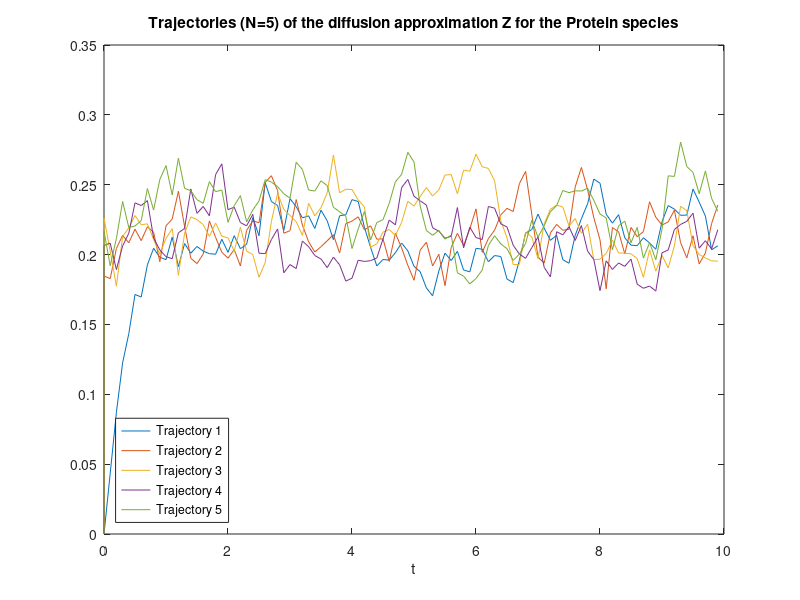

Here is the MATLAB script that generated this plot: (Note: this script raises an error after producing the figure.)
% Approximate, using stochastic differential equations, a concentration process X_omega = X(t)/omega = (mRNA(t)/omega, Protein(t)/omega),
% where omega is the volume of the system, for an example gene expression network which incorporates transcriptional feedback from the protein
% molecules to enhance mRNA degradation.

% Two approximations are employed, the Diffusion or Langevin Approximation and the Van Kampen or Linear Noise Approximation.
% Both of them make use of Brownian motion.

% Number of trajectories
P = 5; 

omega = 1000;
k_r = 1;
g_r = 10;
k_p = 5;
g_p = 2;
g_fb = 6;

% Initialize
t=0;
Z = [0 0];
Z_results = [Z];
time = [t];

% Define stoichiometry matrix
s1 = [1 0];
s2 = [-1 0];
s3 = [0 1];
s4 = [0 -1];
S_k = [s1; s2; s3; s4]';

% Define timestep
Delta_t = 0.1;

%%

% Solve the stochastic differential equation (SDE) for the Diffusion
% (Langevin) Approximation of the concentration process X_omega, using the
% Euler-Maruyama scheme

for j=1:P
    
for i=0:99
    
    t_i = i*Delta_t;
    
    % Calculate propensity functions for w_k(z(t))
    w_k_1 = k_r;
    w_k_2 = (g_r + g_fb*Z(end, 2))*Z(end,1);
    w_k_3 = k_p*Z(end,1);
    w_k_4 = g_p*Z(end,2);
    w_k = [w_k_1; w_k_2; w_k_3; w_k_4];

    % Draw independent  normal  random  variables  with  mean  0  and variance 1
    h_1 = normrnd(0,1);
    h_2 = normrnd(0,1); 
    h_3 = normrnd(0,1);
    h_4 = normrnd(0,1);
    h_k = [h_1; h_2; h_3; h_4]';
    
    % Euler-Maruyama scheme
    Z = Z + ((w_k(1)*S_k(:,1) + w_k(2)*S_k(:,2) + w_k(3)*S_k(:,3) + w_k(4)*S_k(:,4))*Delta_t)' + (sqrt((Delta_t)/omega)*(S_k(:,1)*sqrt(w_k(1))*h_k(1) + S_k(:,2)*sqrt(w_k(2))*h_k(2) + S_k(:,3)*sqrt(w_k(3))*h_k(3) + S_k(:,4)*sqrt(w_k(4))*h_k(4)))';
    
    Z_results = [Z_results; Z];
    time = [time, t_i];
    i=i+1;
end
cum_Z_results_mRNA(:,j) = Z_results(:,1);
cum_Z_results_Protein(:,j) = Z_results(:,2);
Z_results = [0 0];

% Plotting diffusion approximation for the mRNA species
plot(time, cum_Z_results_mRNA(:,j));
title('Trajectories (N=5) of the diffusion approximation Z for the mRNA species')
xlabel('t') 
hold on
legend({'Trajectory 1','Trajectory 2','Trajectory 3', 'Trajectory 4', 'Trajectory 5'},'Location','southwest')
time_stored = time;
time = [0];
end

%%
hold off
% Plotting the diffusion approximation for the Protein species
for j=1:P
plot(time_stored, cum_Z_results_Protein(:,j));
hold on
title('Trajectories (N=5) of the diffusion approximation Z for the Protein species')
xlabel('t') 
legend({'Trajectory 1','Trajectory 2','Trajectory 3', 'Trajectory 4', 'Trajectory 5'},'Location','southwest')
end

%%

% Solve the ordinary differenential equations for the deterministic
% concentration process (x(t))(for large volume omega, X_omega converges to this
% deterministic process).

% Integrating the ODEs
tspan = [0 10];
x0 = [0 0];

[t,x] = ode15s(@ODEs_deterministic_process, tspan, x0);

% Plotting 

tiledlayout(2,1)

nexttile
plot(t,x(:,1));
title('Trajectory of the mRNA species')
xlabel('t') 
legend({'mRNA copy-number','Location','southwest'})
nexttile
plot(t,x(:,2));
title('Trajectory of the Protein species')
xlabel('t') 
legend({'Protein copy-number','Location','southwest'})

%%

% Solve the differential equations for the deterministic (x(t)) and fluctuation (L(t)) process using the Euler-Maruyama scheme
% to estimate the Linear Noise Approximation (LNA) for the concentration process X_omega

% Initialize

t=0;
x = [0 0];
L = [0 0];
LNA = [0 0];

x_results = [x];
L_results = [L];
LNA_results = [LNA];
time = [t];

for j=1:P
for i=0:99
    t_i = i*Delta_t;
    
    % Calculate propensity functions for w_k(x(t))
    w_k_1 = k_r;
    w_k_2 = (g_r + g_fb*x(end,2))*x(end,1);
    w_k_3 = k_p*x(end,1);
    w_k_4 = g_p*x(end,2);
    w_k = [w_k_1; w_k_2; w_k_3; w_k_4];

    % Draw independent  normal  random  variables  with  mean  0  and variance 1
    h_1 = normrnd(0,1);
    h_2 = normrnd(0,1); 
    h_3 = normrnd(0,1);
    h_4 = normrnd(0,1);
    h_k = [h_1; h_2; h_3; h_4]';
    
    % Euler-Maruyama scheme
    x = x + ((w_k(1)*S_k(:,1) + w_k(2)*S_k(:,2) + w_k(3)*S_k(:,3) + w_k(4)*S_k(:,4))*Delta_t)';
    L = L + ([-(g_r + g_fb*x(end,2)), -g_fb*x(end,1); k_p, - g_p]*(L)'*Delta_t)' + (sqrt(Delta_t)*(S_k(:,1)*w_k(1)*h_k(1) + S_k(:,2)*w_k(2)*h_k(2) + S_k(:,3)*w_k(3)*h_k(3) + S_k(:,4)*w_k(4)*h_k(4)))';
    
    % Calculate LNA
    LNA = x + L/sqrt(omega);
    
    x_results = [x_results; x];
    L_results = [L_results; L];
    LNA_results = [LNA_results; LNA];
    time = [time, t_i];
    i=i+1;
end

cum_LNA_results_mRNA(:,j) = LNA_results(:,1);
cum_LNA_results_Protein(:,j) = LNA_results(:,2);

LNA_results = [0 0];

% Plotting LNA approximation of the mRNA species
plot(time, cum_LNA_results_mRNA(:,j));
title('Trajectories (N=5) of the LNA approximation for the mRNA species')
xlabel('t') 
hold on
legend({'Trajectory 1','Trajectory 2','Trajectory 3', 'Trajectory 4', 'Trajectory 5'},'Location','southwest')
time_stored = time;
time = [0];

end

%%
hold off
% Plotting LNA approximation of the Protein species
for j=1:P
plot(time_stored, cum_LNA_results_Protein(:,j));
hold on
title('Trajectories (N=5) of the LNA approximation for the Protein species')
xlabel('t') 
legend({'Trajectory 1','Trajectory 2','Trajectory 3', 'Trajectory 4', 'Trajectory 5'},'Location','southwest')
end

%%

% Find the covariance matrix C for the fluctuation process L(t) by solving
% the respective Lyapunov equation

x_eq = [0.0883, 0.2208]; % Steady-state values of X(t)
A = [-(g_r + g_fb*x_eq(2)), -g_fb*x_eq(1); k_p, -g_p];
B = [sqrt(k_r), -sqrt((g_r + g_fb*x_eq(2))*x_eq(1)), 0, 0; 0, 0, sqrt(k_p*x_eq(1)), -sqrt(g_p*x_eq(2))];
Q = B*B';

% Solve Lyapunov equation and find the covariance matrix C
C = lyap(A,Q);
